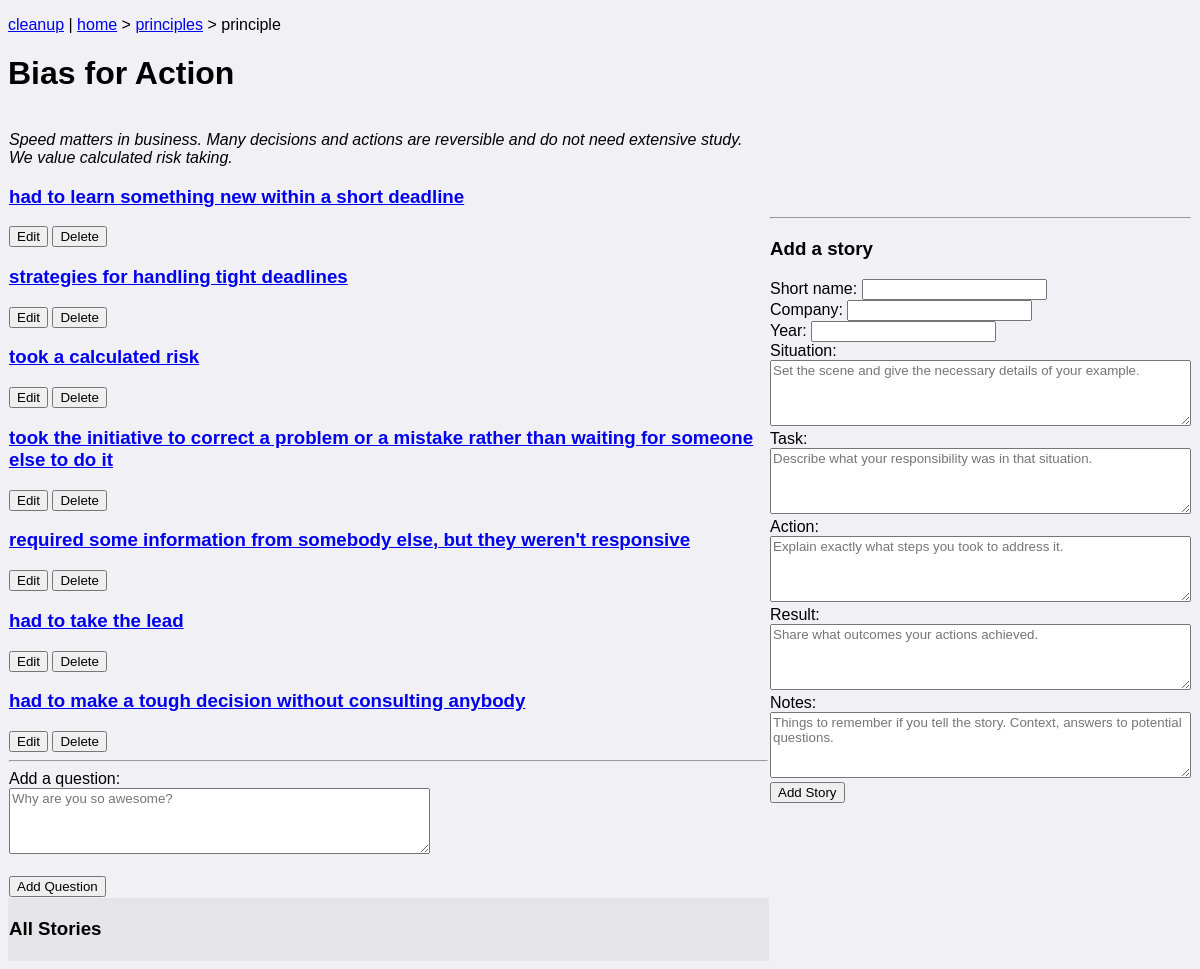
The page /principles/9 on the database its author committed.
### app/models/amazon_principle.py (models this page shows, shortened)
class AmazonPrinciple(Model):
    id = Column(Integer, primary_key=True)
    name = Column(String(80), unique=True, nullable=False)
    description = Column(String(120), unique=True, nullable=False)
    @property
    def questions(self):
        return app.models.question.Question.query.filter_by(
            amazon_principle_id=self.id
        ).all()

### app/models/question.py (models this page shows, shortened)
class Question(Model):
    id = Column(Integer, primary_key=True)
    question = Column(String(1024), unique=True, nullable=False)
    amazon_principle_id = Column(
        Integer, ForeignKey("amazon_principle.id"), nullable=False
    )

### app/routes.py (the view)
@bio_bp.route("/principles/<principle_id>", methods=["GET", "POST"])
def render_principle(principle_id):
    return principles.render_single(principle_id)

### app/controllers/principles.py (called while the page is built, shortened)
def render_single(principle_id):
    principle = AmazonPrinciple.query.get(principle_id)
    edited_question_id = None
    questions = principle.questions
    stories = Story.query.all()
    story_count = len(stories)
    return render_template(
        "principle.html",
        principle=principle,
        questions=questions,
        edited_question_id=edited_question_id,
        stories=stories,
        story_count=story_count,
        story_columns=10,
    )

### app/templates/principle.html (shortened to what this page needs)
<!DOCTYPE html>
<html>
  <head>
    <link
      rel="stylesheet"
      type="text/css"
      href="{{ url_for('static', filename='styles.css') }}"
    />
  </head>
  <body>
    <p class='breadcrumb'>
        <a href="{{url_for("bio.render_cleanup")}}">cleanup</a> |
        <a href="{{url_for("bio.render_index")}}">home</a>
        &gt; <a href="{{ url_for("bio.render_principles") }}">principles</a>
        &gt; principle
    </p>
    <h1>{{ principle.name }}</h1>
    <table><tr>
        <td valign="top">
        <p><em>{{ principle.description }}</em></p>
        {% for question in questions %}
            {% if question.id == edited_question_id %}
                <form action="" method="post">
                    <input type="hidden" name="question_id" value="{{ question.id }}" />
                    <textarea
                        id="question"
                        name="question"
                        rows="4"
                        cols="50"
                    >{{ question.question }}</textarea
                    ><br /><br />
                    <input type="submit" name="update" value="Update" />
                    <input type="submit" name="cancel" value="Cancel" />
                </form>
            {% else %}
                <h3><a href="{{ url_for('bio.render_question', question_id=question.id) }}">{{ question.question }}</a></h3>
                <form action="" method="post">
                <input type="submit" name="edit" value="Edit" />
                <input type="submit" name="delete" value="Delete" />
                </form>
            {% endif %}
        {% endfor %}
        <hr/>
        <form action="" method="post">
            <label for="question">Add a question:</label><br />
            <textarea
                id="question"
                name="question"
                rows="4"
                cols="50"
                placeholder="Why are you so awesome?"
            ></textarea
            ><br /><br />
            <input type="submit" name="add" value="Add Question" />
        </form>
    </td>
    <td>
        <hr/>
        <form action="" method="post">
            <h3>Add a story</h3>
            <label for="name">Short name:</label>
            <input type="text" name="name" /><br/>
            <label for="company">Company:</label>
            <input type="text" name="company" /><br/>
            <label for="year">Year:</label>
            <input type="text" name="year" /><br/>
            <label for="situation">Situation:</label><br />
            <textarea
            id="situation"
            name="situation"
            rows="4"
            cols="50"
            placeholder="Set the scene and give the necessary details of your example."
            ></textarea
            ><br />
            <label for="task">Task:</label><br />
            <textarea
            id="task"
            name="task"
            rows="4"
            cols="50"
            placeholder="Describe what your responsibility was in that situation."
            ></textarea
            ><br />
            <label for="action">Action:</label><br />
            <textarea
            id="action"
            name="action"
            rows="4"
            cols="50"
            placeholder="Explain exactly what steps you took to address it."
            ></textarea
            ><br />
            <label for="result">Result:</label><br />
            <textarea
            id="result"
            name="result"
            rows="4"
            cols="50"
            placeholder="Share what outcomes your actions achieved."
            ></textarea
            ><br />
            <label for="notes">Notes:</label><br />
            <textarea
            id="notes"
            name="notes"
            rows="4"
            cols="50"
            placeholder="Things to remember if you tell the story. Context, answers to potential questions."
            ></textarea
            ><br />
            <input type="submit" name="story" value="Add Story" />
        </form>
      </td>
    </tr><tr><td>
        <h3>All Stories</h3>
        <table>
            {% for row in range(story_count // story_columns + 1) %}
                <tr>
                    {% for col in range(story_columns) %}
                        <td valign="top">
                        </td>
                    {% endfor %}
                </tr>
            {% endfor %}
        </table>
    </td></tr>
    </table>
  </body>
</html>

### app/static/styles.css (style rules this page uses)
body, textarea { font-family: sans-serif; }
body { background-color: #f0f0f5; }
tr:nth-child(even) { background-color: rgba(0, 0, 0, 0.05); }
table { border-spacing: 0; }

### rows shown on the page
AmazonPrinciple: name "Bias for Action", description "Speed matters in business. Many decisions and actions are reversible and do not need extensive study. We value calculated risk taking."
Question: question "had to learn something new within a short deadline"
Question: question "strategies for handling tight deadlines"
Question: question "took a calculated risk"
Question: question "took the initiative to correct a problem or a mistake rather than waiting for someone else to do it"
Question: question "required some information from somebody else, but they weren't responsive"
Question: question "had to take the lead"
Question: question "had to make a tough decision without consulting anybody"
